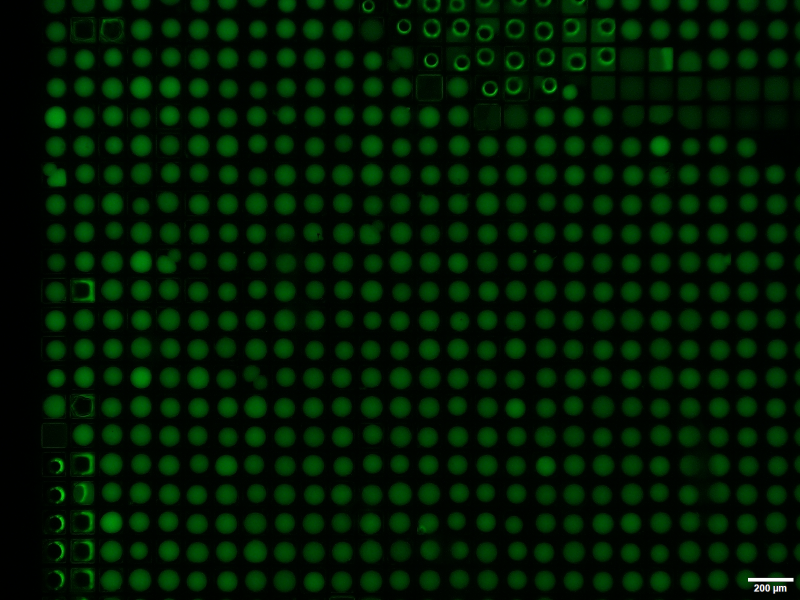
#> input picture test/0.tif, 1600 x 1200 px (shown at 1/2 size)
$ python -i EdgeDrawing.py   (imports and definitions only)   (older library calls are emulated)
#> lines starting #> are read from the running program, lines starting #| are printed output that depends on the picture
# -*- coding: utf-8 -*-
"""
Created on Sat Apr 21 13:10:49 2018

@author: Shaojun Luo
"""
import numpy as np
import cv2

# define value of HORIZONTAL
HORIZONTAL = 1
VERTICAL = -1
LEFT = -1
RIGHT = 1
UP = -1
DOWN = 1
max_gap = 4
# default parameters
EDParam_default = {'ksize': 5,
                   'sigma': 1.0,
                   'gradientThreshold': 36,
                   'anchorThreshold': 8,
                   'scanIntervals': 1}

class EdgeDrawing:
    # initiation
    def __init__(self, EDParam = EDParam_default):
        #	EDLineDetector constructor function
        #set parameters for line segment detection
        self.ksize_ = EDParam['ksize']
        self.sigma_ = EDParam['sigma']
        self.gradientThreshold_ = EDParam['gradientThreshold']
        self.anchorThreshold_  = EDParam['anchorThreshold']
        self.scanIntervals_    = EDParam['scanIntervals']
        #dimension of image
        self.MAX_X = 0
        self.MAX_Y = 0
        self.G_ = np.array([])
        self.D_ = np.array([])
        self.E_ = np.array([])

    # search algorithm for EdgeDrawing
    def GoUp_(self,x, y):
        segment = [] # array to record edge segment
        direct_next = None # search direction of left side similart to right, up and down
        while x>0 and self.G_[x,y]>0 and not self.E_[x,y]:
            next_y = [max(0,y-1), y, min(self.MAX_Y-1,y+1)] # search in a valid area
            segment.append((x,y))# extend line segments
            if self.D_[x,y] == VERTICAL:
                self.E_[x, y] = True # mark as edge
                y_last = y # record parent pixel
                x, y = x-1, next_y[np.argmax(self.G_[x-1, next_y])]# walk to next pixel with max gradient
            else:
                direct_next = y - y_last # change direction to continue search
                break # stop and proceed to next search
        return segment,direct_next

    def GoDown_(self,x, y):
        segment = []
        direct_next = None
        while x < self.MAX_X-1 and self.G_[x,y]>0 and not self.E_[x, y]:
            next_y = [max(0,y-1), y, min(self.MAX_Y-1,y+1)]
            segment.append((x,y))
            if self.D_[x,y] == VERTICAL:
                self.E_[x, y] = True
                y_last = y
                x, y = x+1, next_y[np.argmax(self.G_[x+1, next_y])]
            else:
                direct_next = y - y_last
                break
        return segment,direct_next

    def GoRight_(self,x, y):
        segment = []
        direct_next = None
        while y < self.MAX_Y-1 and self.G_[x,y]>0 and not self.E_[x,y]:
            next_x =  [max(0,x-1), x, min(self.MAX_X-1,x+1)]
            segment.append((x,y))
            if self.D_[x,y] == HORIZONTAL:
                self.E_[x, y] = True
                x_last = x
                x, y = next_x[np.argmax(self.G_[next_x, y+1])], y+1
            else:
                direct_next = x - x_last
                break
        return segment,direct_next

    def GoLeft_(self,x, y):
        segment = []
        direct_next = None
        while y>0 and self.G_[x, y]>0 and not self.E_[x, y]:
            next_x = [max(0,x-1), x, min(self.MAX_X-1,x+1)]
            segment.append((x,y))
            if self.D_[x,y] == HORIZONTAL:
                self.E_[x, y] = True
                x_last = x
                x, y = next_x[np.argmax(self.G_[next_x, y-1])], y-1
            else:
                direct_next = x - x_last
                break
        return segment, direct_next

    # walk down until reach the end
    def SmartWalk_(self, x,y,direct_next):
        segment = [(x,y)]
        while direct_next is not None:
            x, y = segment[-1][0], segment[-1][1]
            # if the last point of chain is horizontal, explore horizontally
            if self.D_[x,y] == HORIZONTAL:
                # get segment sequence
                if direct_next == LEFT:
                    s, direct_next = self.GoLeft_(x,y)
                elif direct_next == RIGHT:
                    s, direct_next = self.GoRight_(x,y)
                else: break
# [4 lines of commented-out code are left out]
            elif self.D_[x,y] == VERTICAL:  # explore vertically
                if direct_next == UP:
                    s, direct_next = self.GoUp_(x,y)
                elif direct_next == DOWN:
                    s, direct_next = self.GoDown_(x,y)
                else: break
# [4 lines of commented-out code are left out]
            else: # if the next pixel is invalid
                break
            if len(s) > 1:
                segment.extend(s[1:])
        return segment
    # find list of anchors
    def FindAnchors_(self,image):
        # detect the anchor
        anchor_list = []
        for i in range(1,image.shape[0]-1,self.scanIntervals_):
            for j in range(1,image.shape[1]-1,self.scanIntervals_):
                if self.D_[i,j] == HORIZONTAL:  # HORIZONTAL EDGl compare up & down
                    if self.G_[i,j] - self.G_[i-1,j] >= self.anchorThreshold_ and self.G_[i,j] - self.G_[i+1,j] >= self.anchorThreshold_:
                        anchor_list.append((i,j))
                elif self.D_[i,j] == VERTICAL: # VERTICAL EDGE. Compare with left & right.
                    if self.G_[i,j] - self.G_[i,j-1] >= self.anchorThreshold_ and self.G_[i,j] - self.G_[i,j+1] >= self.anchorThreshold_:
                        anchor_list.append((i,j))
        return anchor_list
    # merge edges
    # [41 lines left out: function MergeEdges_, not called in this run]
    # edge drawing algorithm
    def EdgeDrawing(self, image, smoothed = False):
        # validation check for image
        if len(image.shape)>2:
            raise('Use only 1 channel or grayscale image')
            return None
        # set up dimension
        self.MAX_X = image.shape[0]
        self.MAX_Y = image.shape[1]
        # if not smoothed then smooth it
        if not smoothed: #input image hasn't been smoothed.
            img = cv2.GaussianBlur(image,(self.ksize_,self.ksize_),self.sigma_)
        else:
            img = image.copy()
        # compute dx,dy imagegradient
        dxImg_ = cv2.Sobel(img,cv2.CV_64F,1,0,ksize=1)
        dyImg_ = cv2.Sobel(img,cv2.CV_64F,0,1,ksize=1)

        # Compute gradient map and direction map
        #self.G_ = np.sqrt(dxImg_*dxImg_ + dyImg_*dyImg_)
        self.G_ = np.abs(dxImg_)+ np.abs(dyImg_)
        self.G_[self.G_ < self.gradientThreshold_] = 0
        # If true, then it is horizontal edge
        self.D_ = -np.sign(np.abs(dxImg_) - np.abs(dyImg_))
        self.D_[self.G_ < self.gradientThreshold_] = 0

        #cv2.imwrite('Gradient.bmp',255*(self.G_>0).astype(int))
        # find anchor list
        anchor_list = self.FindAnchors_(image)

        edges = []
        # initiate edgemap
        self.E_ = np.zeros(self.G_.shape,dtype = bool)
        # first round edrawing, get fragment segments
        for anchor in anchor_list:
            if not self.E_[anchor]: # if not mark as edges
                # walk right or down
                segment_1 = self.SmartWalk_(anchor[0], anchor[1], 1)
                # reset anchor point
                self.E_[anchor] = False
                # walk left or up
                segment_2 = self.SmartWalk_(anchor[0], anchor[1], -1)
                # concat two segments
                if len(segment_1[::-1] + segment_2)>0:
                    edges.append(segment_1[::-1] + segment_2[1:])
        # merge the edges with same direction
        #self.MergeEdges_(edges)
        edge_map = 255*self.E_.astype(np.uint8)
        return edges, edge_map


>>> import cv2
>>> picture = cv2.imread('test/0.tif', cv2.IMREAD_GRAYSCALE)
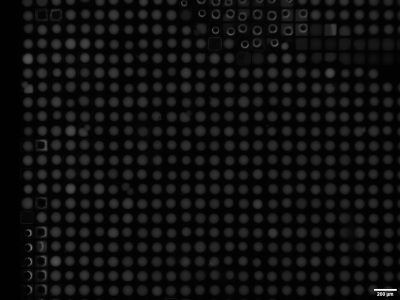
#> picture: shape (1200, 1600) (shown at 1/4 size); min 0, max 255, mean 15.5
>>> result = EdgeDrawing().EdgeDrawing(picture)
#> in __init__, `self.ksize_ = EDParam['ksize']`: self.ksize_ = 5
#> in __init__, `self.sigma_ = EDParam['sigma']`: self.sigma_ = 1
#> in __init__, `self.gradientThreshold_ = EDParam['gradientThreshold']`: self.gradientThreshold_ = 36
#> in __init__, `self.anchorThreshold_  = EDParam['anchorThreshold']`: self.anchorThreshold_ = 8
#> in __init__, `self.scanIntervals_    = EDParam['scanIntervals']`: self.scanIntervals_ = 1
#> in EdgeDrawing, `dxImg_ = cv2.Sobel(img,cv2.CV_64F,1,0,ksize=1)`:
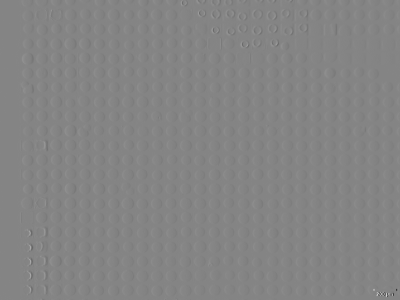
#> dxImg_: shape (1200, 1600) float64 (shown at 1/4 size); min -163, max 151, mean 0; drawn with min black and max white
#> in EdgeDrawing, `self.G_ = np.abs(dxImg_)+ np.abs(dyImg_)`:
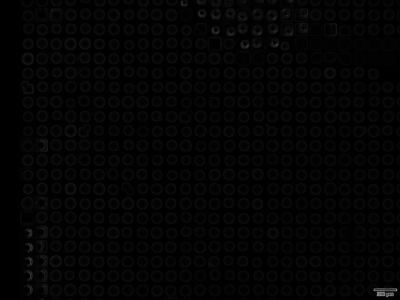
#> self.G_: shape (1200, 1600) float64 (shown at 1/4 size); min 0, max 227, mean 3.9
#> in EdgeDrawing, `self.D_ = -np.sign(np.abs(dxImg_) - np.abs(dyImg_))`:
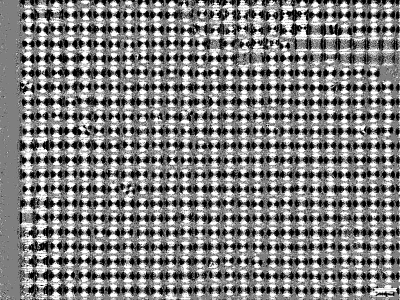
#> self.D_: shape (1200, 1600) float64 (shown at 1/4 size); min -1, max 1, mean -0.00255; drawn with min black and max white
#> in EdgeDrawing, `anchor_list = self.FindAnchors_(image)`: anchor_list = 638 pairs, first value 4 to 1187, second value 106 to 1586
#> the loop in EdgeDrawing, `for anchor in anchor_list:` made 638 passes
#> (segment_1, segment_2) on passes 5, 58, 87: ([(8, 799), (8, 800), (8, 801), (9, 802)], [(8, 799), (7, 798), (6, 797), (6, 796), (5, 795)]), ([(64, 818), (65, 817)], [(64, 818), (63, 819)]), ([(123, 872), (124, 872), (125, 871), (126, 870)], [(123, 872), (122, 873)])
#> after the loop in EdgeDrawing, `for anchor in anchor_list:`:
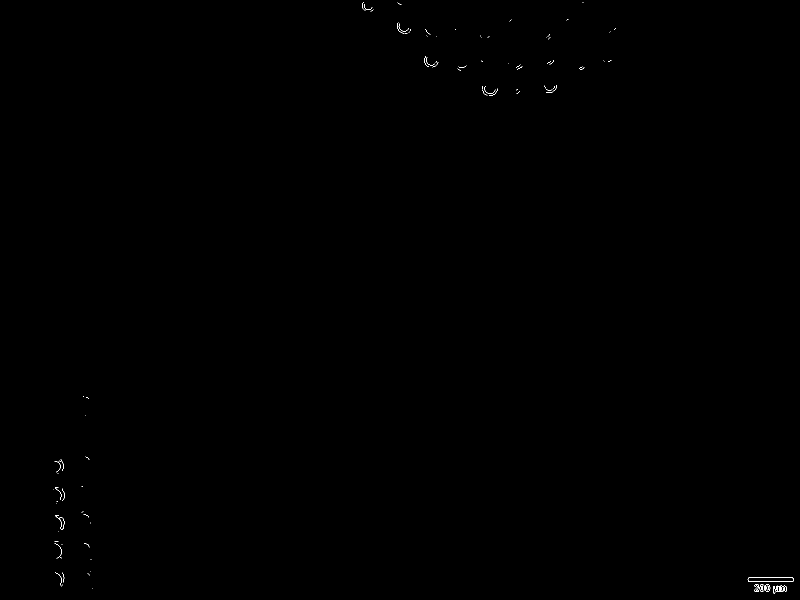
#> self.E_: shape (1200, 1600) bool (shown at 1/2 size); 0.07% white in thin lines or dots
#> after the loop in EdgeDrawing, `for anchor in anchor_list:`: edges = 116 items

$ run again, on test/1.tif
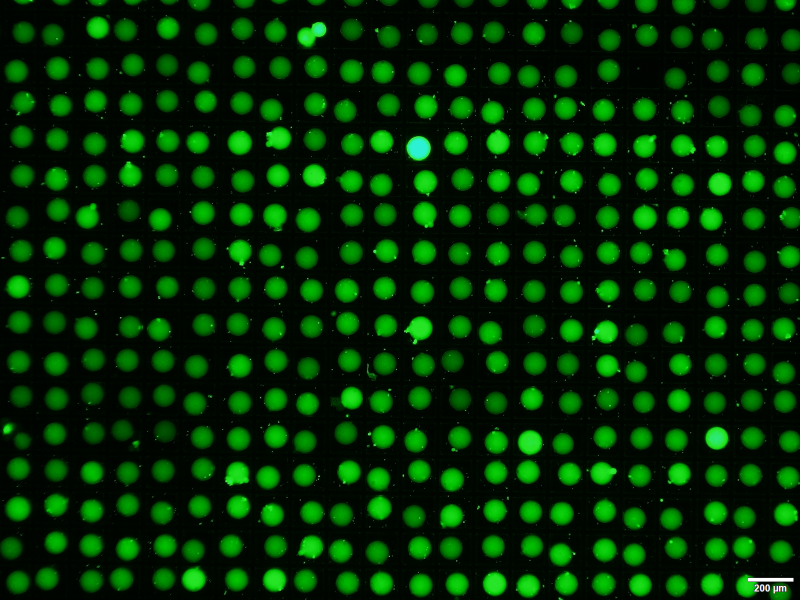
#> input picture test/1.tif, 1600 x 1200 px (shown at 1/2 size)
#> self.ksize_ = 5
#> self.sigma_ = 1
#> self.gradientThreshold_ = 36
#> self.anchorThreshold_ = 8
#> self.scanIntervals_ = 1
#> in EdgeDrawing, `self.D_[self.G_ < self.gradientThreshold_] = 0`:
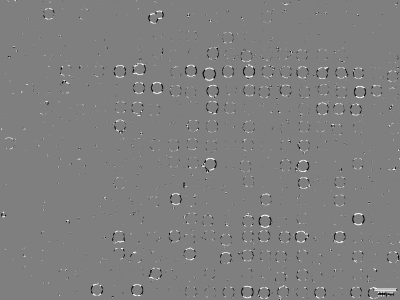
#> self.D_: shape (1200, 1600) float64 (shown at 1/4 size); min -1, max 1, mean 0.00084; drawn with min black and max white
#> in EdgeDrawing, `anchor_list = self.FindAnchors_(image)`: anchor_list = 6981 pairs, first value 1 to 1198, second value 3 to 1598
#> the loop in EdgeDrawing, `for anchor in anchor_list:` made 6981 passes
#> (segment_1, segment_2) on passes 3, 28, 50, 73, 79: ([(1, 753), (1, 754), (1, 755)], [(1, 753), (1, 752)]), ([(6, 620), (7, 621), (8, 622)], [(6, 620), (5, 619), (4, 618), (3, 617)]), ([(11, 1233), (10, 1234)], [(11, 1233), (12, 1232)]), ([(18, 1065), (18, 1066), (18, 1067)], [(18, 1065), (17, 1064)]), ([(20, 866), (20, 867)], [(20, 866), (21, 865)])
#> after the loop in EdgeDrawing, `for anchor in anchor_list:`:
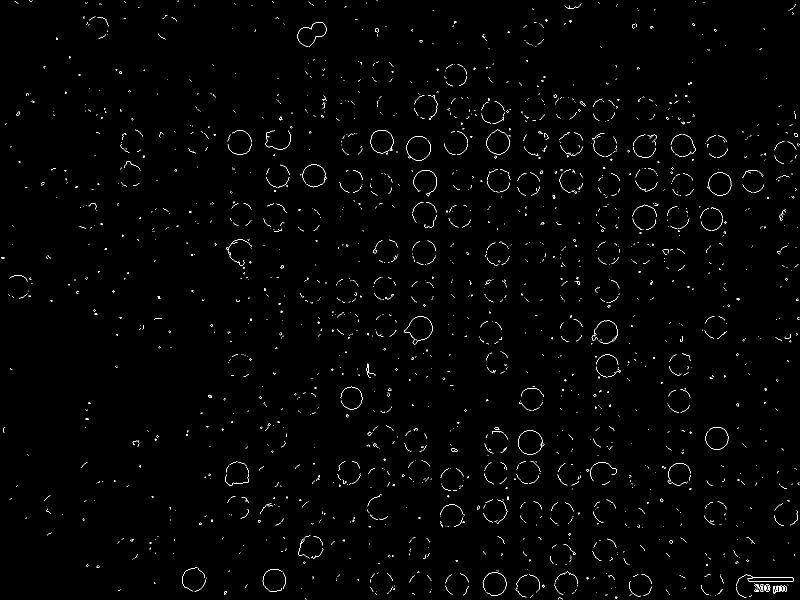
#> self.E_: shape (1200, 1600) bool (shown at 1/2 size); 0.9% white in thin lines or dots
#> after the loop in EdgeDrawing, `for anchor in anchor_list:`: edges = 2481 items
#> edge_map: shape (1200, 1600); 0.9% white in thin lines or dots

$ run again, on test/10.tif
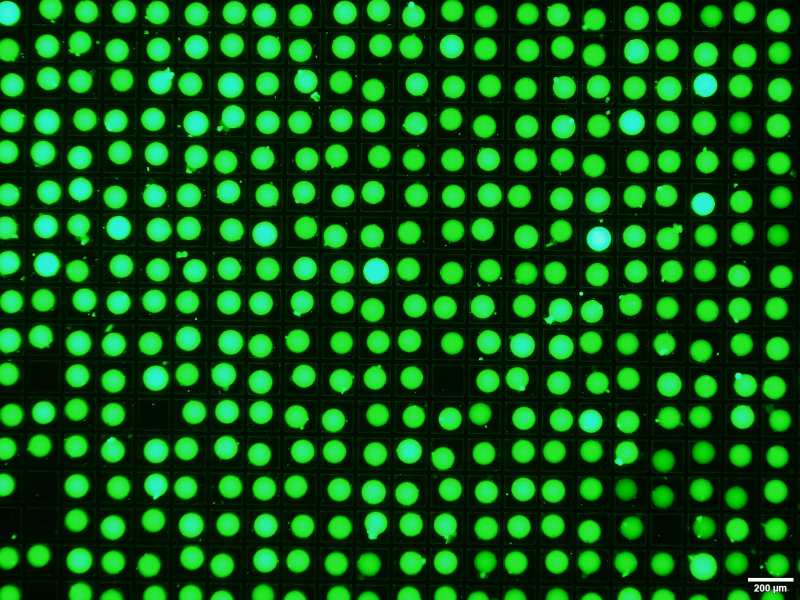
#> input picture test/10.tif, 1600 x 1200 px (shown at 1/2 size)
#> self.ksize_ = 5
#> self.sigma_ = 1
#> self.gradientThreshold_ = 36
#> self.anchorThreshold_ = 8
#> self.scanIntervals_ = 1
#> in EdgeDrawing, `self.D_[self.G_ < self.gradientThreshold_] = 0`:
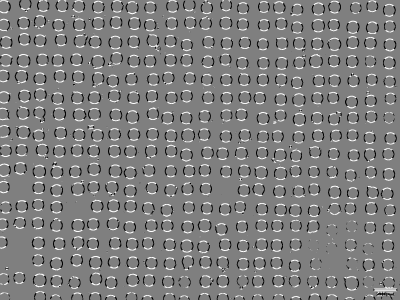
#> self.D_: shape (1200, 1600) float64 (shown at 1/4 size); min -1, max 1, mean 0.000127; drawn with min black and max white
#> in EdgeDrawing, `anchor_list = self.FindAnchors_(image)`: anchor_list = 16069 pairs, first value 1 to 1198, second value 1 to 1597
#> the loop in EdgeDrawing, `for anchor in anchor_list:` made 16069 passes
#> (segment_1, segment_2) on passes 113, 134, 172, 177, 193, 286: ([(5, 814), (5, 815), (6, 816)], [(5, 814), (5, 813)]), ([(6, 813), (7, 813), (8, 814), (9, 815)], [(6, 813), (5, 813), (4, 814)]), ([(8, 850), (9, 851), (10, 851), (11, 850)], [(8, 850), (9, 849)]), ([(9, 222), (9, 223)], [(9, 222), (9, 221)]), ([(10, 221), (11, 221), (12, 222)], [(10, 221), (9, 221)]), ([(17, 627), (17, 628), (17, 629)], [(17, 627), (17, 626)])
#> after the loop in EdgeDrawing, `for anchor in anchor_list:`:
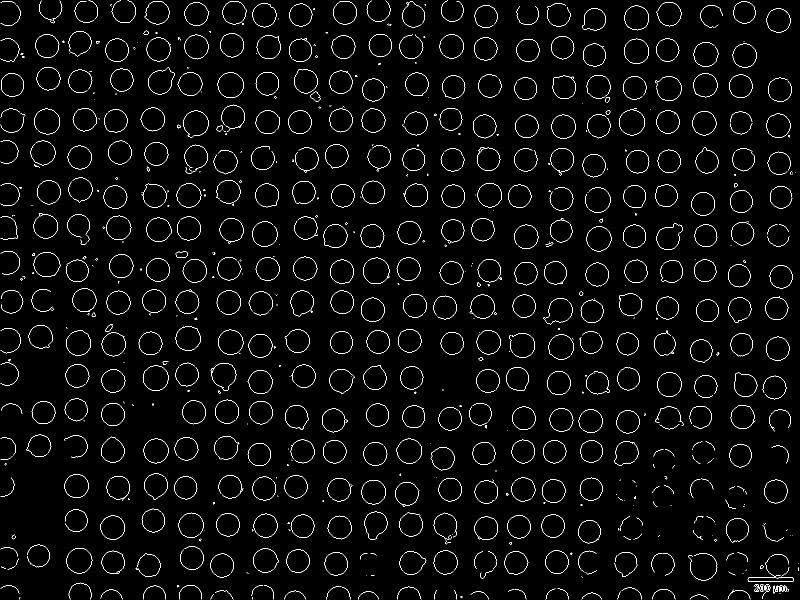
#> self.E_: shape (1200, 1600) bool (shown at 1/2 size); 2.5% white in thin lines or dots
#> after the loop in EdgeDrawing, `for anchor in anchor_list:`: edges = 1091 items
#> edge_map: shape (1200, 1600); 2.5% white in thin lines or dots
